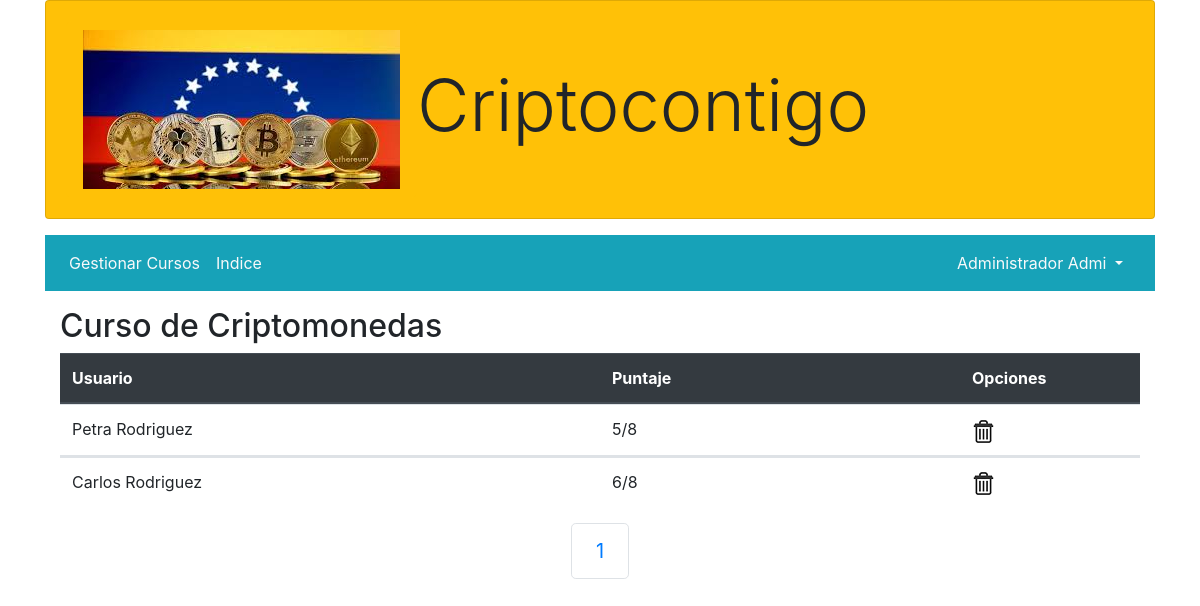
Screenshot of /resultados.php?curso=1 (signed in) with the database file from the repository.
### tables this page shows
CREATE TABLE `cursos` (
  `idCurso` int(11) NOT NULL,
  `titulo` varchar(100) NOT NULL,
  `descripcion` text NOT NULL,
  `profesor` int(11) NOT NULL
);

CREATE TABLE `puntuaciones` (
  `idvaluacion` int(11) NOT NULL,
  `usuario` int(11) NOT NULL,
  `curso` int(11) NOT NULL,
  `puntaje` int(11) NOT NULL,
  `cantidadpreguntas` int(11) NOT NULL
);

CREATE TABLE `usuarios` (
  `id` int(20) NOT NULL,
  `idUsuario` varchar(10) NOT NULL,
  `cedula` varchar(10) NOT NULL,
  `nombre` varchar(30) NOT NULL,
  `apellido` varchar(30) NOT NULL,
  `password` varchar(10) NOT NULL,
  `puntaje` int(11) NOT NULL,
  `administrador` int(1) NOT NULL DEFAULT '0'
);

### resultados.php (the view, shortened to what this page needs)
	<?php include 'encabezado.php'; ?>
    <?php include 'usuario.php'; ?>
	<?php
		$base=getPDO();
		$curso=$_GET["curso"];
		$conexion = $base->query("SELECT titulo FROM cursos WHERE idCurso=$curso");
		$registros = $conexion->fetchAll(PDO::FETCH_OBJ);
		foreach($registros as $cursos):
			$titulocurso=$cursos->titulo;
		endforeach;
        if(isset($_GET["pagina"])){
			if($_GET["pagina"]==1)
				header("Location:resultado.php/?".$curso);
			else
				$pagina=$_GET["pagina"];
		}else
				$pagina=1;
		$filaspaginas=10;
		$empezar_desde = ($pagina-1) * $filaspaginas;
		$conexion = $base->query("SELECT puntuaciones.*, usuarios.nombre, usuarios.apellido FROM puntuaciones INNER JOIN usuarios ON puntuaciones.usuario=usuarios.id WHERE Curso=$curso LIMIT $empezar_desde,$filaspaginas");
		$registros = $conexion->fetchAll(PDO::FETCH_OBJ);
        $sql_total = "SELECT puntuaciones.*, usuarios.nombre, usuarios.apellido FROM puntuaciones INNER JOIN usuarios ON puntuaciones.usuario=usuarios.id WHERE Curso=$curso";
		$resultado = $base->prepare($sql_total);
		$resultado->execute(array());
		$numfilas=$resultado->rowCount();
		$totalpaginas = ceil($numfilas / $filaspaginas);
	?>
  <div class="container-fluid">
    <h2>Curso de <?php echo $titulocurso ?></h2>
	<table class="table">
		<thead class="thead-dark">
			<tr class="d-flex">
				<th class="col-6">Usuario</th>
				<th class="col-4">Puntaje</th>
				<th class="col-2">Opciones</th>
			</tr>
		</thead>
		<?php foreach($registros as $titulos):?>
		 <tbody>
			<tr class="d-flex">
				<td class="col-6"><?php echo $titulos->nombre . " " . $titulos->apellido?> </td>
				<td class="col-4"><?php echo $titulos->puntaje . "/" . $titulos->cantidadpreguntas?> </td>
				<td class="col-2">
					<a href="borrarinformacion.php?id=<?php echo $titulos->idContenido?>&curso=<?php echo $curso?>"><img src="img/borrar.png" alt="x"></a>
				</td>
			</tr>
		<?php endforeach;?>
		</tbody>
	 </table>
	</div>
	<nav >
   <ul class="pagination justify-content-center pagination-lg">
	<?php
		for($i=1;$i<=$totalpaginas;$i++){
			if($i>1)
				echo "<li class='page-item'> <a class='page-link' href='?curso=$curso&pagina=" . $i . "'>" . $i . "</a>  ";
			else
				echo "<li class='page-item'> <a class='page-link' href='?curso=$curso'>" . $i . "</a>  ";
		}
	?>
   </ul>
  </nav>
</div>
<?php include 'pie.php'; ?>

### rows the page displays
cursos: titulo "Criptomonedas"
puntuaciones: usuarios.nombre "Petra", usuarios.apellido "Rodriguez", puntaje "5", cantidadpreguntas "8"
puntuaciones: usuarios.nombre "Carlos", usuarios.apellido "Rodriguez", puntaje "6", cantidadpreguntas "8"

### other values shown
$_SESSION["usuario"] "Administrador Admi"
